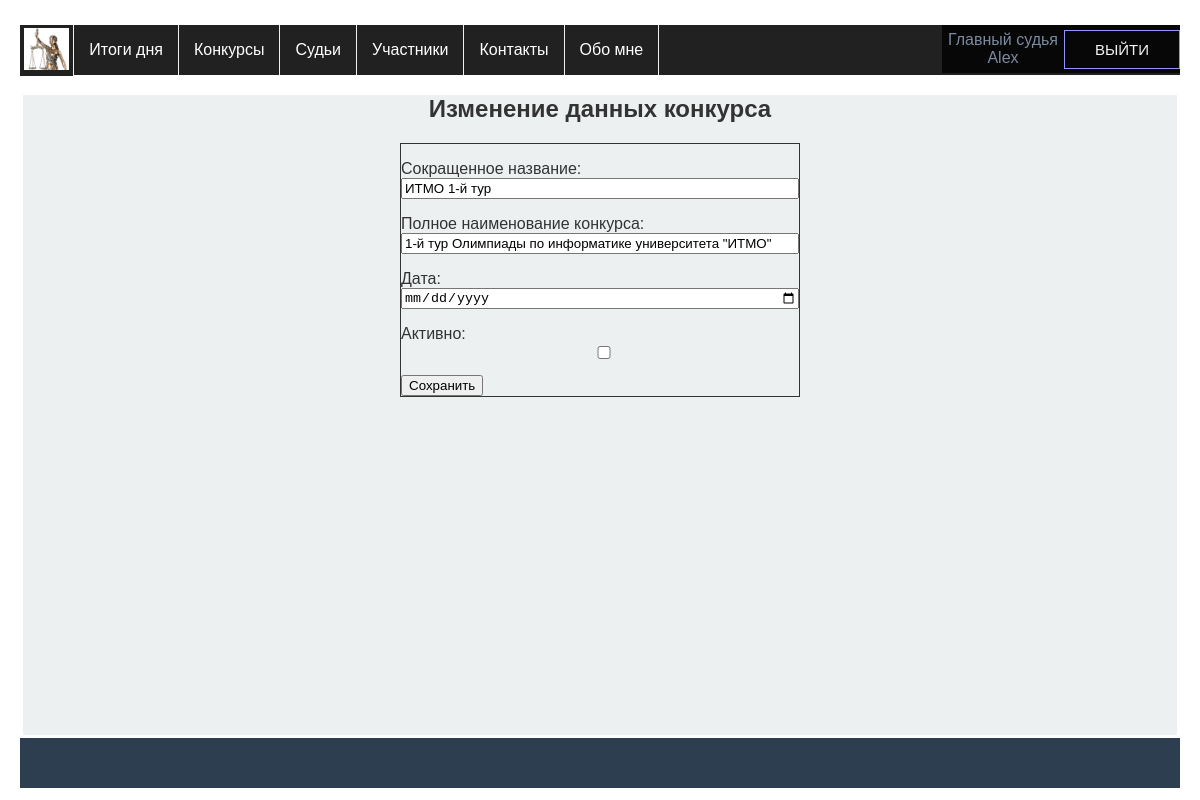
Screenshot of /competitions/edit/4/ (signed in) with the database file from the repository.
### app_for_judges/models.py (models this page shows, shortened)
class Judge(models.Model):
    STATUSES = (
        ('M', 'Главный судья'),
        ('J', 'Судья'),
        ('S', 'Секретарь'),
        ('O', 'Наблюдатель'),
    )
    class Meta:
        db_table = 'judges'
        verbose_name = _('Судья')
        verbose_name_plural = _('Судьи')
    user = models.OneToOneField(User, on_delete=models.CASCADE)
    patronymic = models.CharField(_('Отчество'), max_length=25, null=True, blank=True, default=None)
    post = models.CharField(_('Занимаемая должность'), max_length=100,
                            default='Преподаватель ОД (математика, информатика и ИКТ)')
    regalia = models.TextField(_('Заслуги и регалии'), default='Преподаватель высшей категории')
    organization = models.CharField(_('Место работы'), max_length=100, default='Оренбургское ПКУ')
    status = models.CharField(_('Статус на соревнованиях'), max_length=1,
                              choices=STATUSES, default='O')
    competitions = models.ManyToManyField(Competition, blank=True, default='Нет')

### app_for_competitions/models.py (models this page shows, shortened)
class Competition(models.Model):
    class Meta:
        db_table = 'competitions'
        verbose_name = _('Конкурс')  # наименование в админке в единственном числе
        verbose_name_plural = _('Конкурсы')  # наименование в админке во множественном числе
    name = models.CharField(_('Сокращенное название'), max_length=50, unique=True)
    fullname = models.CharField(_('Полное наименование конкурса'), max_length=200,
                                default=None)
    date = models.DateField(_('Дата проведения'),
                            help_text="Дата начала")
    active = models.BooleanField(_('Активен'), default=True)

### app_for_competitions/views.py (the view, shortened to what this page needs)
# urls.py: path('edit/<int:pk>/', edit_competition, name='edit_competition'),
@login_required
def edit_competition(request, pk):
    competition = get_object_or_404(Competition, id=pk)
    if request.method == 'GET':
        context = {'form': CompetitionForm(instance=competition), 'id': pk}
        return render(request, 'app_for_competitions/edit_competition.html', context)

### app_for_competitions/forms.py (shortened to what this page needs)
class CompetitionForm(forms.ModelForm):
    class Meta:
        model = Competition
        fields = ['name', 'fullname']
    date = forms.DateField(label=_("Дата"), initial=datetime.date.today,
                           widget=forms.DateInput(attrs={
                               'class': 'form-control',
                               'type': 'date'  # теперь календарь
                           }))
    active = forms.BooleanField(label=_("Активно"), required=False, widget=forms.CheckboxInput(
        attrs={'class': 'form-check-input'}))

### app_for_competitions/templates/app_for_competitions/edit_competition.html (shortened to what this page needs)
{% extends 'base.html' %}
{% load static %}
{% block content %}
<h2 class="center">{% if id %} Изменение данных конкурса {% else %} Добавление нового конкурса {% endif %}</h2>
<form method="post" novalidate>
    {{ form.as_p }}
    <input type="submit" value="{% if id %}Сохранить{% else %}Добавить{% endif %}"/>
</form>
{% endblock content %}

### templates/base.html (shortened to what this page needs)
<!DOCTYPE html>
{% load static %}
<html lang="ru">
<head>
    <link rel="stylesheet" href="{% static 'css/stylesheet.css' %}" type="text/css">
</head>
<body>
<div class="wrapper">
    <header>
        <ul>
            <li>
                <a class="a_menu_logo" href="{% url 'home' %}">
                    <image class="logo" src="{% static 'image/femidalittle.png' %}">
                </a>
            </li>
            <li><a class="a_menu" href="{% url 'competition_result' %}">Итоги дня</a></li>
            <li><a class="a_menu" href="{% url 'all_competitions' %}">Конкурсы</a></li>
            <li><a class="a_menu" href="{% url 'all_judges' %}">Судьи</a></li>
            <li><a class="a_menu" href="#">Участники</a>
            </li>
            <li><a class="a_menu" href="{% url 'contacts' %}">Контакты</a></li>
            <li><a class="a_menu" href="{% url 'about' %}">Обо мне</a></li>
            <div class="container enter">
                {% if user.is_authenticated %}
                <div class="user_name">{{user.judge.get_status_display }} <br> {{ user.username }}</div>
                <a href="{% url 'users:logout' %}" class="btn a_btn">Выйти</a>
                {% else %}
                <a href="{% url 'users:login' %}" class="btn a_btn">Войти</a>
                <a href="{% url 'users:register' %}" class="btn a_btn">Регистрация</a>
                {% endif %}
            </div>
        </ul>
    </header>
    <main>
        {% block content %}{% endblock %}
    </main>
    <footer>
    </footer>
</div>
</body>
</html>

### static/css/stylesheet.css (style rules this page uses)
.wrapper { height: 90vh; flex-direction: column; }
main { flex: 1; background-color: #ecf0f1; min-height: 80vh; margin: 3px; }
header { height: 50px; }
footer { background-color: #2c3e50; color: white; height: 50px; padding: 5px; }
* { box-sizing: border-box; }
.center { text-align: center; }
ul { list-style: none; margin: 0; padding-left: 0; margin-top: 25px; background: #212121; height: 50px; }
.a_menu { text-decoration: none; background: #212121; color: #fff; padding: 0 15px; font-family: arial; line-height: 50px; display: block; border-right: 1px solid #ecf0f1; -moz-transition: all 0.3s 0.01s ease; -o-transition: all 0.3s 0.01s ease; -webkit-transition: all 0.3s 0.01s ease; }
.a_menu_logo { text-decoration: none; background: #212121; color: #fff; padding: 0 4px; display: block; border-right: 1px solid #ecf0f1; -moz-transition: all 0.3s 0.01s ease; -o-transition: all 0.3s 0.01s ease; -webkit-transition: all 0.3s 0.01s ease; }
.logo { margin: 3px auto 2px; height: 42px; }
.enter { float: right; }
li { float: left; position: relative; }
* { -moz-box-sizing: border-box; -webkit-box-sizing: border-box; box-sizing: border-box; }
html { color: #333333; font-size: 62.5%; }
body { font: normal 16px Tahoma, Geneva, Helvetica, sans-serif; margin: 0 auto; padding: 0; min-width: 1000px; }
@media only all and (min-width: 760px) { body { padding-left: 20px; padding-right: 20px; padding-right: 2rem; padding-left: 2rem; } }
.container { background: linear-gradient(rgba(0, 0, 0, 0.8), rgba(0, 0, 0, 0.8)); font-family: Arial, Helvetica, sans-serif; display: flex; justify-content: center; align-items: center; height: 3em; padding: 0; margin: 0; }
.a_btn { font-size: 1.5rem; padding: 1rem 3rem; color: #f4f4f4; text-transform: uppercase; }
.btn { text-decoration: none; border: 1px solid rgb(146, 148, 248); position: relative; overflow: hidden; display: flex; justify-content: center; }
.btn:before { content: ""; position: absolute; top: 0; left: -100%; width: 100%; height: 100%; background: linear-gradient( 120deg, transparent, rgba(146, 148, 248, 0.4), transparent ); transition: all 650ms; }
form { max-width: 400px; margin: 0 auto; border: 1px solid; }
label, input, textarea, select { display: block; width: 100%; }
input[type='submit'] { display: inline-block; width: auto; color: black; }
.user_name { color: #7a8ba2; margin: 6px; text-align: center; }

### rows the page displays
Competition: name "ИТМО 1-й тур", fullname "1-й тур Олимпиады по информатике университета \"ИТМО\""

### other values shown
{{ user.judge.get_status_display }} "Главный судья"
{{ user.username }} "Alex"
